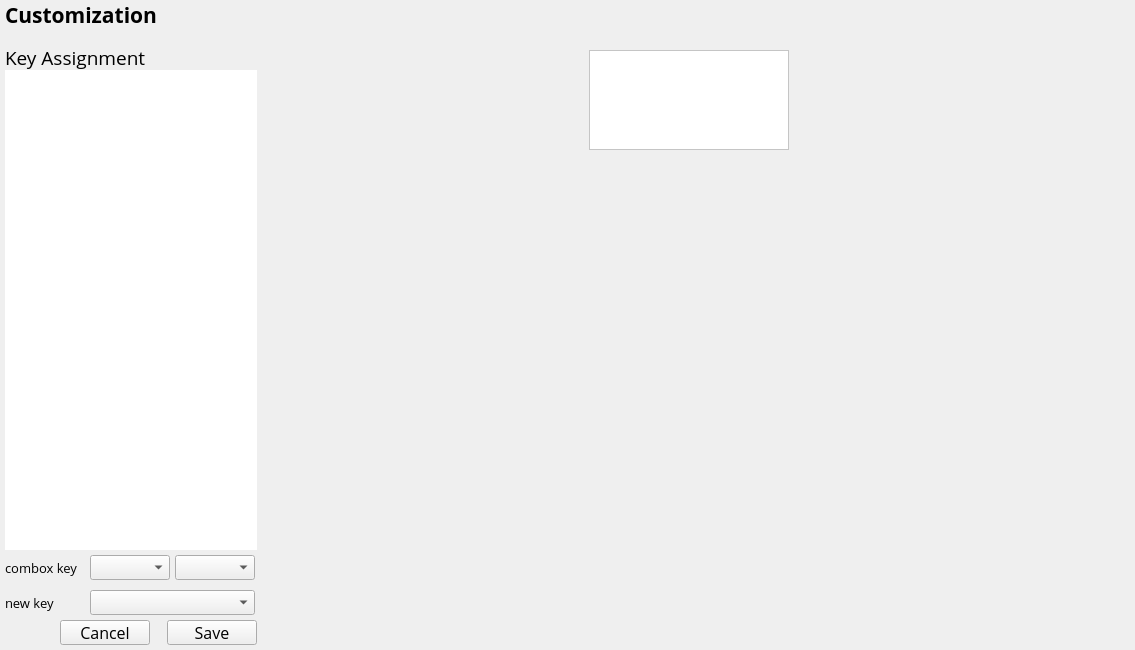
<?xml version="1.0" encoding="UTF-8"?>
<ui version="4.0">
 <class>CustomKeyWidget</class>
 <widget class="QWidget" name="CustomKeyWidget">
  <property name="geometry">
   <rect>
    <x>0</x>
    <y>0</y>
    <width>1135</width>
    <height>650</height>
   </rect>
  </property>
  <property name="minimumSize">
   <size>
    <width>1135</width>
    <height>650</height>
   </size>
  </property>
  <property name="maximumSize">
   <size>
    <width>1135</width>
    <height>650</height>
   </size>
  </property>
  <property name="font">
   <font>
    <family>Open Sans</family>
    <pointsize>12</pointsize>
   </font>
  </property>
  <property name="windowTitle">
   <string>Form</string>
  </property>
  <widget class="QLabel" name="label_caption">
   <property name="geometry">
    <rect>
     <x>5</x>
     <y>5</y>
     <width>160</width>
     <height>20</height>
    </rect>
   </property>
   <property name="font">
    <font>
     <family>Open Sans</family>
     <pointsize>16</pointsize>
     <weight>75</weight>
     <bold>true</bold>
    </font>
   </property>
   <property name="text">
    <string>Customization</string>
   </property>
  </widget>
  <widget class="QLabel" name="label_keyassignment">
   <property name="geometry">
    <rect>
     <x>5</x>
     <y>45</y>
     <width>145</width>
     <height>25</height>
    </rect>
   </property>
   <property name="font">
    <font>
     <family>Open Sans</family>
     <pointsize>14</pointsize>
    </font>
   </property>
   <property name="text">
    <string>Key Assignment</string>
   </property>
  </widget>
  <widget class="QTreeWidget" name="treeWidget_key">
   <property name="geometry">
    <rect>
     <x>5</x>
     <y>70</y>
     <width>252</width>
     <height>480</height>
    </rect>
   </property>
   <property name="font">
    <font>
     <family>Open Sans</family>
     <pointsize>14</pointsize>
    </font>
   </property>
   <property name="frameShape">
    <enum>QFrame::NoFrame</enum>
   </property>
   <attribute name="headerVisible">
    <bool>false</bool>
   </attribute>
   <column>
    <property name="text">
     <string notr="true">1</string>
    </property>
   </column>
  </widget>
  <widget class="QFrame" name="frame_keymacro">
   <property name="geometry">
    <rect>
     <x>589</x>
     <y>50</y>
     <width>200</width>
     <height>100</height>
    </rect>
   </property>
   <property name="styleSheet">
    <string notr="true">background-color: rgba(255, 255, 255, 255)</string>
   </property>
   <property name="frameShape">
    <enum>QFrame::StyledPanel</enum>
   </property>
   <property name="frameShadow">
    <enum>QFrame::Raised</enum>
   </property>
   <widget class="QLabel" name="label_key_name">
    <property name="geometry">
     <rect>
      <x>10</x>
      <y>10</y>
      <width>180</width>
      <height>22</height>
     </rect>
    </property>
    <property name="font">
     <font>
      <family>Sans</family>
      <pointsize>14</pointsize>
      <weight>50</weight>
      <bold>false</bold>
     </font>
    </property>
    <property name="text">
     <string/>
    </property>
    <property name="alignment">
     <set>Qt::AlignCenter</set>
    </property>
   </widget>
   <widget class="QLabel" name="label_key_function">
    <property name="geometry">
     <rect>
      <x>10</x>
      <y>40</y>
      <width>180</width>
      <height>22</height>
     </rect>
    </property>
    <property name="font">
     <font>
      <family>Open Sans</family>
      <pointsize>14</pointsize>
     </font>
    </property>
    <property name="layoutDirection">
     <enum>Qt::LeftToRight</enum>
    </property>
    <property name="text">
     <string/>
    </property>
    <property name="alignment">
     <set>Qt::AlignCenter</set>
    </property>
   </widget>
   <widget class="QLabel" name="label_key_macro">
    <property name="geometry">
     <rect>
      <x>10</x>
      <y>70</y>
      <width>180</width>
      <height>22</height>
     </rect>
    </property>
    <property name="font">
     <font>
      <family>Open Sans</family>
      <pointsize>14</pointsize>
     </font>
    </property>
    <property name="text">
     <string/>
    </property>
    <property name="alignment">
     <set>Qt::AlignCenter</set>
    </property>
   </widget>
  </widget>
  <widget class="QPushButton" name="pushButton_save">
   <property name="geometry">
    <rect>
     <x>167</x>
     <y>620</y>
     <width>90</width>
     <height>25</height>
    </rect>
   </property>
   <property name="font">
    <font>
     <family>Open Sans</family>
     <pointsize>12</pointsize>
    </font>
   </property>
   <property name="text">
    <string>Save</string>
   </property>
  </widget>
  <widget class="QPushButton" name="pushButton_cancel">
   <property name="geometry">
    <rect>
     <x>60</x>
     <y>620</y>
     <width>90</width>
     <height>25</height>
    </rect>
   </property>
   <property name="text">
    <string>Cancel</string>
   </property>
  </widget>
  <widget class="QFrame" name="frame_key">
   <property name="geometry">
    <rect>
     <x>0</x>
     <y>550</y>
     <width>260</width>
     <height>70</height>
    </rect>
   </property>
   <property name="frameShape">
    <enum>QFrame::NoFrame</enum>
   </property>
   <property name="frameShadow">
    <enum>QFrame::Raised</enum>
   </property>
   <widget class="QLabel" name="label_syskey">
    <property name="geometry">
     <rect>
      <x>5</x>
      <y>5</y>
      <width>80</width>
      <height>25</height>
     </rect>
    </property>
    <property name="font">
     <font>
      <pointsize>10</pointsize>
     </font>
    </property>
    <property name="text">
     <string>combox key</string>
    </property>
   </widget>
   <widget class="QComboBox" name="comboBox_syskey1">
    <property name="geometry">
     <rect>
      <x>90</x>
      <y>5</y>
      <width>80</width>
      <height>25</height>
     </rect>
    </property>
   </widget>
   <widget class="QLabel" name="label_newkey">
    <property name="geometry">
     <rect>
      <x>5</x>
      <y>40</y>
      <width>80</width>
      <height>25</height>
     </rect>
    </property>
    <property name="font">
     <font>
      <pointsize>10</pointsize>
     </font>
    </property>
    <property name="text">
     <string>new key</string>
    </property>
   </widget>
   <widget class="QComboBox" name="comboBox_key">
    <property name="geometry">
     <rect>
      <x>90</x>
      <y>40</y>
      <width>165</width>
      <height>25</height>
     </rect>
    </property>
   </widget>
   <widget class="QComboBox" name="comboBox_syskey2">
    <property name="geometry">
     <rect>
      <x>175</x>
      <y>5</y>
      <width>80</width>
      <height>25</height>
     </rect>
    </property>
   </widget>
  </widget>
 </widget>
 <resources/>
 <connections/>
</ui>
